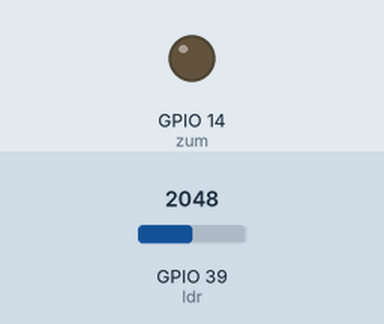
The program below on a simulated ESP32 board running MicroPython. Parts: output pins drawn as LEDs (lit = HIGH). Dashed ring = blinking. The test bench sets the inputs (shaded band); at power-on: GPIO 39 (ldr) = 2048 (analog values on the 0–4095 scale).

Above: at 1.2 s.
1.3 s: GPIO 39 (ldr) set to 2127
At 1.37 s:
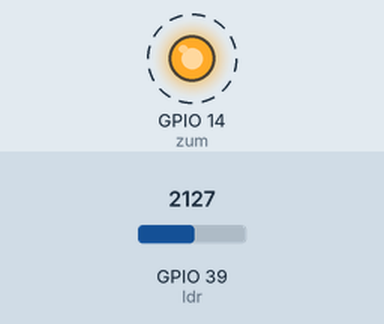
4.3 s: GPIO 39 (ldr) set to 2047
At 5.0 s:
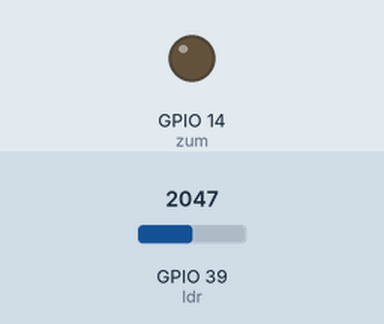
5.8 s: GPIO 39 (ldr) set to 3603
At 8.7 s:
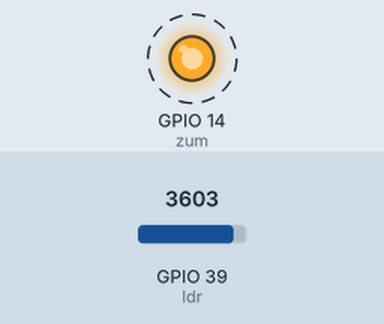
8.8 s: GPIO 39 (ldr) set to 1228
At 9.4 s:
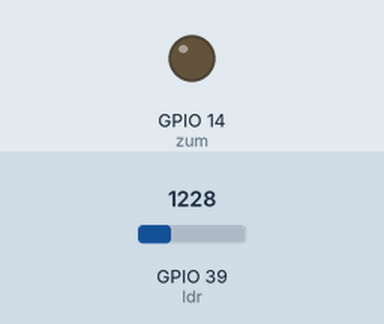
Timing chart, 0 to 11.3 s (numbered marks = the images above; inputs shaded):
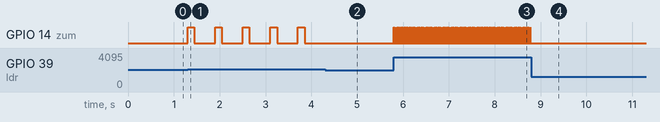

The program:

sensor.de.proximidad.ldr.py
```python
import machine
import time

ZUM = 14
LDR = 39

# Inicializar los pines
zum = machine.Pin(ZUM, machine.Pin.OUT)
ldr = machine.ADC(machine.Pin(LDR))
ldr.atten(machine.ADC.ATTN_11DB)

# Variables globales
luminosidad = 0
luminosidad_estable = 0
luminosidad_anterior = 0
tiempo_var = 0


def controla_buzzer(diferencia):
    T = 3000 // (3 + diferencia * 2)
    if diferencia > 0:
        zum.value(1)
        time.sleep_ms(T // 4)
        zum.value(0)
        time.sleep_ms(3 * T // 4)


while True:
    luminosidad = int(((4095 - ldr.read()) / 4095) * 100)

    if luminosidad_estable == 0:
        luminosidad_estable = luminosidad
        luminosidad_anterior = luminosidad
        tiempo_var = time.ticks_ms()
    if luminosidad < luminosidad_estable:
        diferencia_luminosidad = luminosidad_estable - luminosidad
    else:
        diferencia_luminosidad = 0
    if luminosidad == luminosidad_anterior:
        if time.ticks_diff(time.ticks_ms(), tiempo_var) > 10000:
            luminosidad_estable = luminosidad
    else:
        luminosidad_anterior = luminosidad
        tiempo_var = time.ticks_ms()
    controla_buzzer(diferencia_luminosidad)
```

Measured:
- the behaviour switches between 2088 and 2089 on GPIO 39 (ldr) (found by bisection; images 0 and 1)
- after the input at 1.3 s, GPIO 14 (zum): alternates HIGH for 0.15 s and LOW for 0.45 s, starting at once
- after the input at 4.3 s, GPIO 14 (zum): stops changing and stays LOW
- after the input at 5.8 s, GPIO 14 (zum): alternates HIGH for 0.01 s and LOW for 0.03 s, starting at once
- after the input at 8.8 s, GPIO 14 (zum): stops changing and stays LOW
